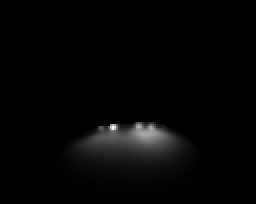
#> input picture NIR-wave/test/benign-0/020-ZSSYX-00329-DJNI-202203281125-双波段-L-D.bmp, 128 x 102 px, found by its file name (shown 2 times larger); its folder holds only this picture in this run
$ python Otsu.py
#> lines starting #> are read from the running program, lines starting #| are printed output that depends on the picture
import os

import cv2
import numpy as np
from PIL import Image

def apply_otsu(image):
    image = np.array(image)
    if image is None:
        print("Error: Unable to read the image.")
    else:
        # 大津法阈值化
        _, thresholded = cv2.threshold(image, 0, 255, cv2.THRESH_TOZERO + cv2.THRESH_OTSU)
    return thresholded


def apply_otsu_to_folder(input_folder, output_folder):
    # 创建保存目录
#> called with input_folder = '../data/筛查有病理数据_一期_52例/test', output_folder = '../data/筛查有病理数据_一期_52例/otsu_test'
    os.makedirs(output_folder, exist_ok=True)

    # 遍历输入目录中的每个子目录（benign和malignant）
    for class_folder in os.listdir(input_folder):
        class_input_path = os.path.join(input_folder, class_folder)
        class_output_path = os.path.join(output_folder, class_folder)

        # 创建保存增强图像的子目录
        os.makedirs(class_output_path, exist_ok=True)

        # 遍历每个子目录中的图像文件
        for file_name in os.listdir(class_input_path):
            file_path = os.path.join(class_input_path, file_name)
            output_file_path = os.path.join(class_output_path, file_name)

            # 读取图像
            image = Image.open(file_path)
#> image is the input picture: PIL image 128x102 L; min 0, max 255, mean 5

            # 应用CLAHE增强
            enhanced_image = apply_otsu(image)
#> in apply_otsu, `_, thresholded = cv2.threshold(image, 0, 255, cv2.THRESH_TOZERO + cv2...`:
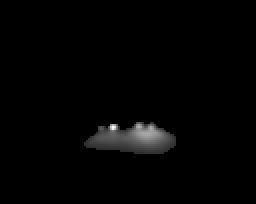
#> thresholded: shape (102, 128) (shown 2 times larger); min 0, max 255, mean 3.5
            enhanced_image = Image.fromarray(enhanced_image)

            # 保存增强后的图像
            enhanced_image.save(os.path.join(class_output_path, "otsu_" + file_name))
#> pass 2 of the loop in apply_otsu_to_folder, `for class_folder in os.listdir(input_folder):`:
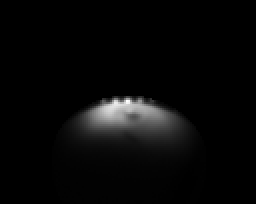
#> input picture NIR-wave/test/benign-1/020-ZSSYX-00791-TAYI-202206011623-双波段-L-D.bmp, 128 x 102 px, found by its file name (shown 2 times larger)
#> in apply_otsu_to_folder, image is the input picture: PIL image 128x102 L; min 0, max 255, mean 7.9
#> in apply_otsu (call 2), `_, thresholded = cv2.threshold(image, 0, 255, cv2.THRESH_TOZERO + cv2...`:
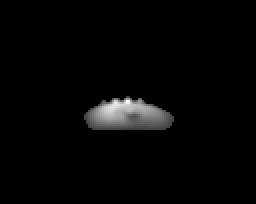
#> thresholded: shape (102, 128) (shown 2 times larger); min 0, max 255, mean 5.5

if __name__ == '__main__':
    # 指定原始图像文件夹和保存增强图像的文件夹
    input_folder = "../data/筛查有病理数据_一期_52例/test"
    output_folder = "../data/筛查有病理数据_一期_52例/otsu_test"

    # 应用otsu
    apply_otsu_to_folder(input_folder, output_folder)
